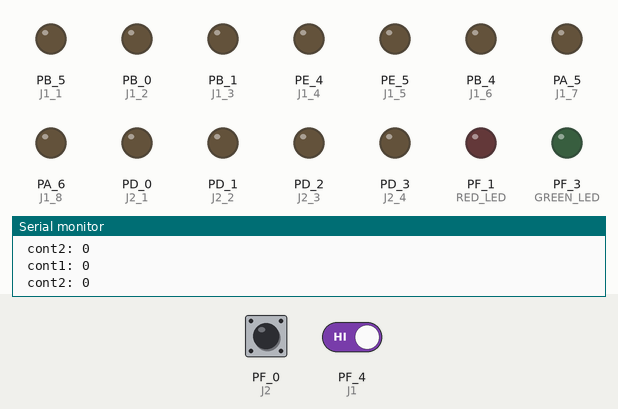
Simulated run of this sketch. Board: TI Tiva C LaunchPad. Shown: output pins drawn as LEDs (lit = HIGH), the last lines printed to the serial monitor. Inputs (shaded band) come from the test bench; at power-on: PF_0 (J2) HIGH, PF_4 (J1) HIGH.

Above: at 1.3 s.
1.4 s: PF_0 (J2) pulled LOW for 0.3 s
At 3.0 s:
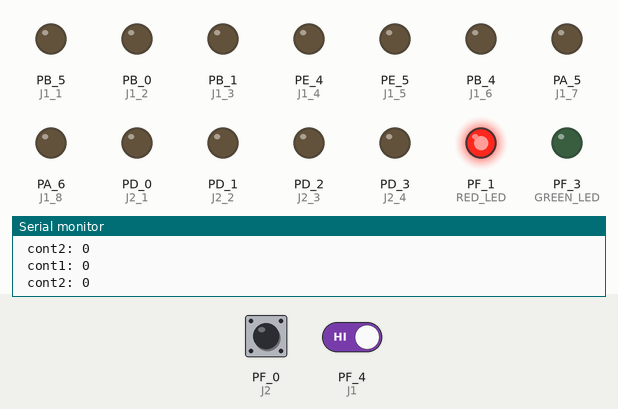
4.7 s: PF_0 (J2) driven LOW and PF_4 (J1) driven LOW
7.7 s: PF_0 (J2) driven HIGH
At 8.4 s:
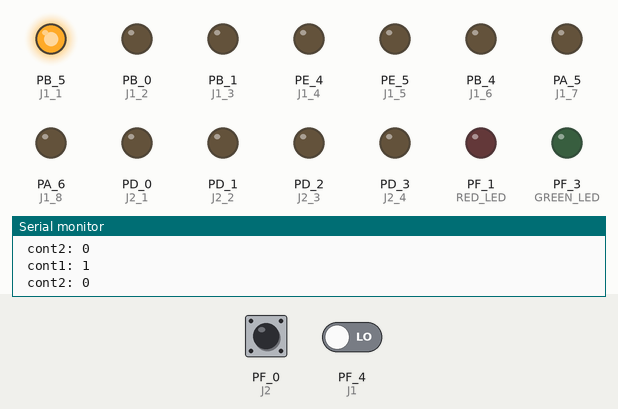
10.7 s: PF_0 (J2) driven LOW
At 13.1 s:
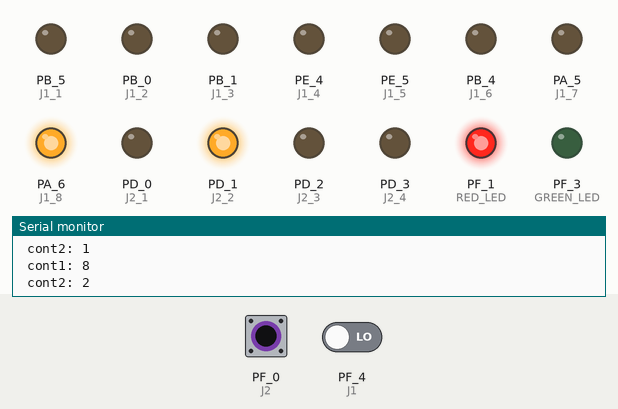
Timing chart, 0 to 25.5 s (numbered marks = the images above; inputs shaded):
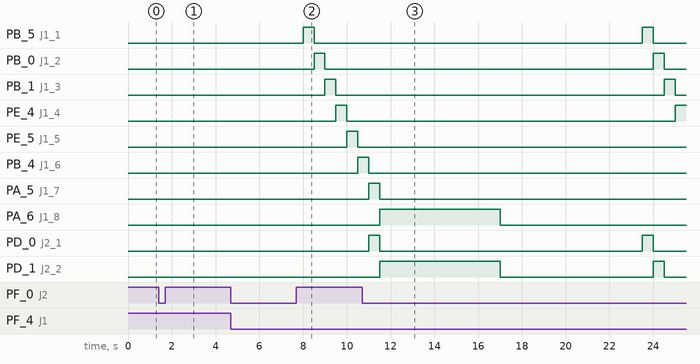

Measured:
- after the input at 1.4 s, PF_1 (RED_LED): LOW → HIGH after 0.60 s; PF_3 (GREEN_LED): LOW → HIGH after 2.6 s
- after the input at 7.7 s, PD_0 (J2_1): stays LOW (without the input it goes to HIGH after 0.30 s); PD_1 (J2_2): stays LOW (without the input it goes to HIGH after 0.80 s); PD_2 (J2_3): stays LOW (without the input it goes to HIGH after 1.3 s); PD_3 (J2_4): stays LOW (without the input it goes to HIGH after 1.8 s)
- after the input at 10.7 s, PD_0 (J2_1): alternates HIGH for 0.50 s and LOW for 12.0 s, starting after 0.30 s; PD_1 (J2_2): LOW → HIGH after 0.80 s, → LOW 5.5 s later, → HIGH 7.0 s later, → LOW 0.50 s later; PD_2 (J2_3): LOW → HIGH after 13.8 s, → LOW 0.50 s later; PD_3 (J2_4): LOW → HIGH after 14.3 s

The sketch:

Lab3.ino
```cpp
  #define RED_LED PF_1
  #define GREEN_LED PF_3
  #define J1 PF_4
  #define J2 PF_0

  #define J1_1 PB_5
  #define J1_2 PB_0
  #define J1_3 PB_1
  #define J1_4 PE_4
  #define J1_5 PE_5
  #define J1_6 PB_4
  #define J1_7 PA_5
  #define J1_8 PA_6

  #define J2_1 PD_0
  #define J2_2 PD_1
  #define J2_3 PD_2
  #define J2_4 PD_3
  #define J2_5 PE_1
  #define J2_6 PE_2
  #define J2_7 PE_3
  #define J2_8 PB_3

  int b1 = 0;
  int b2 = 0;
  int bs = 0;
  int bsem = 0;
  int J1i = 1;
  int J2i = 1;
  int cont1 = 0;
  int cont2 = 0;
  int Jr1 = 0;
  int Jr2 = 0;


  void setup() {

  // put your setup code here, to run once:
  pinMode(RED_LED, OUTPUT);
  pinMode(GREEN_LED, OUTPUT);
  pinMode(J1, INPUT_PULLUP);
  pinMode(J2, INPUT_PULLUP);

  pinMode(J1_1, OUTPUT);
  pinMode(J1_2, OUTPUT);
  pinMode(J1_3, OUTPUT);
  pinMode(J1_4, OUTPUT);
  pinMode(J1_5, OUTPUT);
  pinMode(J1_6, OUTPUT);
  pinMode(J1_7, OUTPUT);
  pinMode(J1_8, OUTPUT);
  pinMode(J2_1, OUTPUT);
  pinMode(J2_2, OUTPUT);
  pinMode(J2_3, OUTPUT);
  pinMode(J2_4, OUTPUT);
  pinMode(J2_5, OUTPUT);
  pinMode(J2_6, OUTPUT);
  pinMode(J2_7, OUTPUT);
  pinMode(J2_8, OUTPUT);
  Serial.begin(9600);

}

void loop() {
  // put your main code here, to run repeatedly:
  J1i = digitalRead(J1); //Leer el botón de J1
  J2i = digitalRead(J2); // Leer el botón de J2
//  Serial.print("J1: ");
//  Serial.print(J1i);
//  Serial.print(" J2: ");
//  Serial.println(J2i);
//  delay(500);

  Serial.print(" cont1: ");
  Serial.println(cont1);
  Serial.print(" cont2: ");
  Serial.println(cont2);
  delay(500);

  if((J1i == 0) || (J2i == 0) && (bs == 0)){ //Si alguno de los dos está presionado, encender bandera de inicio y de sem
     bsem = 1; //Bandera sem
     if((bsem == 1) && (bs == 0)){
      //Si la bandera sem encnedida
      sem(); //Iniciar semaforo
      bsem = 0; //Apagar bandera
      bs = 1; //Ya inicia el juego

  }
  }

  Jr1 = digitalRead(J1);
  Jr2 = digitalRead(J2);

  //Contador del Jugador 1
  if ((Jr1 == 0) && (bs == 1)){
    b1 = 1;
    //Jr1 = digitalRead(J1);
    if((b1 == 1) ){
      cont1 = cont1 + 1;
      if(cont1 == 9){
        digitalWrite(RED_LED, 1);
        delay(5000);
        bs = 0;
        cont1 = 0;
        cont2 = 0;
      }
      b1 = 0;
    }
  }

  if ((Jr2 == 0) && (bs == 1)){
    b2 = 1;
    //Jr2 = digitalRead(J2);
    if((b2 == 1)){
      cont2 = cont2 + 1;
      b2 = 0;
      if(cont2 == 9){
        digitalWrite(GREEN_LED, 1);
        delay(5000);
        bs = 0;
        cont2 = 0;
        cont1 = 0;
      }
    }
  }
  calc1(cont1);
  calc2(cont2);
}

void sem (void){
  digitalWrite(GREEN_LED, LOW);
  digitalWrite(RED_LED, HIGH);
  delay(2000);
  digitalWrite(GREEN_LED, HIGH);
  delay(2000);
  digitalWrite(RED_LED, LOW);
  delay(2000);
  digitalWrite(GREEN_LED, LOW);
}

void calc1 (int valor){
  switch(valor){
    case(0):
      digitalWrite(J1_1, 0);
      digitalWrite(J1_2, 0);
      digitalWrite(J1_3, 0);
      digitalWrite(J1_4, 0);
      digitalWrite(J1_5, 0);
      digitalWrite(J1_6, 0);
      digitalWrite(J1_7, 0);
      digitalWrite(J1_8, 0);
      break;
    case(1):
      digitalWrite(J1_1, 1);
      digitalWrite(J1_2, 0);
      digitalWrite(J1_3, 0);
      digitalWrite(J1_4, 0);
      digitalWrite(J1_5, 0);
      digitalWrite(J1_6, 0);
      digitalWrite(J1_7, 0);
      digitalWrite(J1_8, 0);
      break;
    case(2):
      digitalWrite(J1_1, 0);
      digitalWrite(J1_2, 1);
      digitalWrite(J1_3, 0);
      digitalWrite(J1_4, 0);
      digitalWrite(J1_5, 0);
      digitalWrite(J1_6, 0);
      digitalWrite(J1_7, 0);
      digitalWrite(J1_8, 0);
      break;
    case(3):
      digitalWrite(J1_1, 0);
      digitalWrite(J1_2, 0);
      digitalWrite(J1_3, 1);
      digitalWrite(J1_4, 0);
      digitalWrite(J1_5, 0);
      digitalWrite(J1_6, 0);
      digitalWrite(J1_7, 0);
      digitalWrite(J1_8, 0);
      break;
    case(4):
      digitalWrite(J1_1, 0);
      digitalWrite(J1_2, 0);
      digitalWrite(J1_3, 0);
      digitalWrite(J1_4, 1);
      digitalWrite(J1_5, 0);
      digitalWrite(J1_6, 0);
      digitalWrite(J1_7, 0);
      digitalWrite(J1_8, 0);
      break;
    case(5):
      digitalWrite(J1_1, 0);
      digitalWrite(J1_2, 0);
      digitalWrite(J1_3, 0);
      digitalWrite(J1_4, 0);
      digitalWrite(J1_5, 1);
      digitalWrite(J1_6, 0);
      digitalWrite(J1_7, 0);
      digitalWrite(J1_8, 0);
      break;
    case(6):
      digitalWrite(J1_1, 0);
      digitalWrite(J1_2, 0);
      digitalWrite(J1_3, 0);
      digitalWrite(J1_4, 0);
      digitalWrite(J1_5, 0);
      digitalWrite(J1_6, 1);
      digitalWrite(J1_7, 0);
      digitalWrite(J1_8, 0);
      break;
    case(7):
      digitalWrite(J1_1, 0);
      digitalWrite(J1_2, 0);
      digitalWrite(J1_3, 0);
      digitalWrite(J1_4, 0);
      digitalWrite(J1_5, 0);
      digitalWrite(J1_6, 0);
      digitalWrite(J1_7, 1);
      digitalWrite(J1_8, 0);
      break;
    case(8):
      digitalWrite(J1_1, 0);
      digitalWrite(J1_2, 0);
      digitalWrite(J1_3, 0);
      digitalWrite(J1_4, 0);
      digitalWrite(J1_5, 0);
      digitalWrite(J1_6, 0);
      digitalWrite(J1_7, 0);
      digitalWrite(J1_8, 1);
      break;
  }
}

void calc2(int valor2){
  switch(valor2){
    case 0:
      digitalWrite(J2_1, 0);
      digitalWrite(J2_2, 0);
      digitalWrite(J2_3, 0);
      digitalWrite(J2_4, 0);
      digitalWrite(J2_5, 0);
      digitalWrite(J2_6, 0);
      digitalWrite(J2_7, 0);
      digitalWrite(J2_8, 0);
      break;
    case(1):
      digitalWrite(J2_1, 1);
      digitalWrite(J2_2, 0);
      digitalWrite(J2_3, 0);
      digitalWrite(J2_4, 0);
      digitalWrite(J2_5, 0);
      digitalWrite(J2_6, 0);
      digitalWrite(J2_7, 0);
      digitalWrite(J2_8, 0);
      break;
    case(2):
      digitalWrite(J2_1, 0);
      digitalWrite(J2_2, 1);
      digitalWrite(J2_3, 0);
      digitalWrite(J2_4, 0);
      digitalWrite(J2_5, 0);
      digitalWrite(J2_6, 0);
      digitalWrite(J2_7, 0);
      digitalWrite(J2_8, 0);
      break;
    case(3):
      digitalWrite(J2_1, 0);
      digitalWrite(J2_2, 0);
      digitalWrite(J2_3, 1);
      digitalWrite(J2_4, 0);
      digitalWrite(J2_5, 0);
      digitalWrite(J2_6, 0);
      digitalWrite(J2_7, 0);
      digitalWrite(J2_8, 0);
      break;
    case(4):
      digitalWrite(J2_1, 0);
      digitalWrite(J2_2, 0);
      digitalWrite(J2_3, 0);
      digitalWrite(J2_4, 1);
      digitalWrite(J2_5, 0);
      digitalWrite(J2_6, 0);
      digitalWrite(J2_7, 0);
      digitalWrite(J2_8, 0);
      break;
    case(5):
      digitalWrite(J2_1, 0);
      digitalWrite(J2_2, 0);
      digitalWrite(J2_3, 0);
      digitalWrite(J2_4, 0);
      digitalWrite(J2_5, 1);
      digitalWrite(J2_6, 0);
      digitalWrite(J2_7, 0);
      digitalWrite(J2_8, 0);
      break;
    case(6):
      digitalWrite(J2_1, 0);
      digitalWrite(J2_2, 0);
      digitalWrite(J2_3, 0);
      digitalWrite(J2_4, 0);
      digitalWrite(J2_5, 0);
      digitalWrite(J2_6, 1);
      digitalWrite(J2_7, 0);
      digitalWrite(J2_8, 0);
      break;
    case(7):
      digitalWrite(J2_1, 0);
      digitalWrite(J2_2, 0);
      digitalWrite(J2_3, 0);
      digitalWrite(J2_4, 0);
      digitalWrite(J2_5, 0);
      digitalWrite(J2_6, 0);
      digitalWrite(J2_7, 1);
      digitalWrite(J2_8, 0);
      break;
    case(8):
      digitalWrite(J2_1, 0);
      digitalWrite(J2_2, 0);
      digitalWrite(J2_3, 0);
      digitalWrite(J2_4, 0);
      digitalWrite(J2_5, 0);
      digitalWrite(J2_6, 0);
      digitalWrite(J2_7, 0);
      digitalWrite(J2_8, 1);
      break;
  }
}
```
